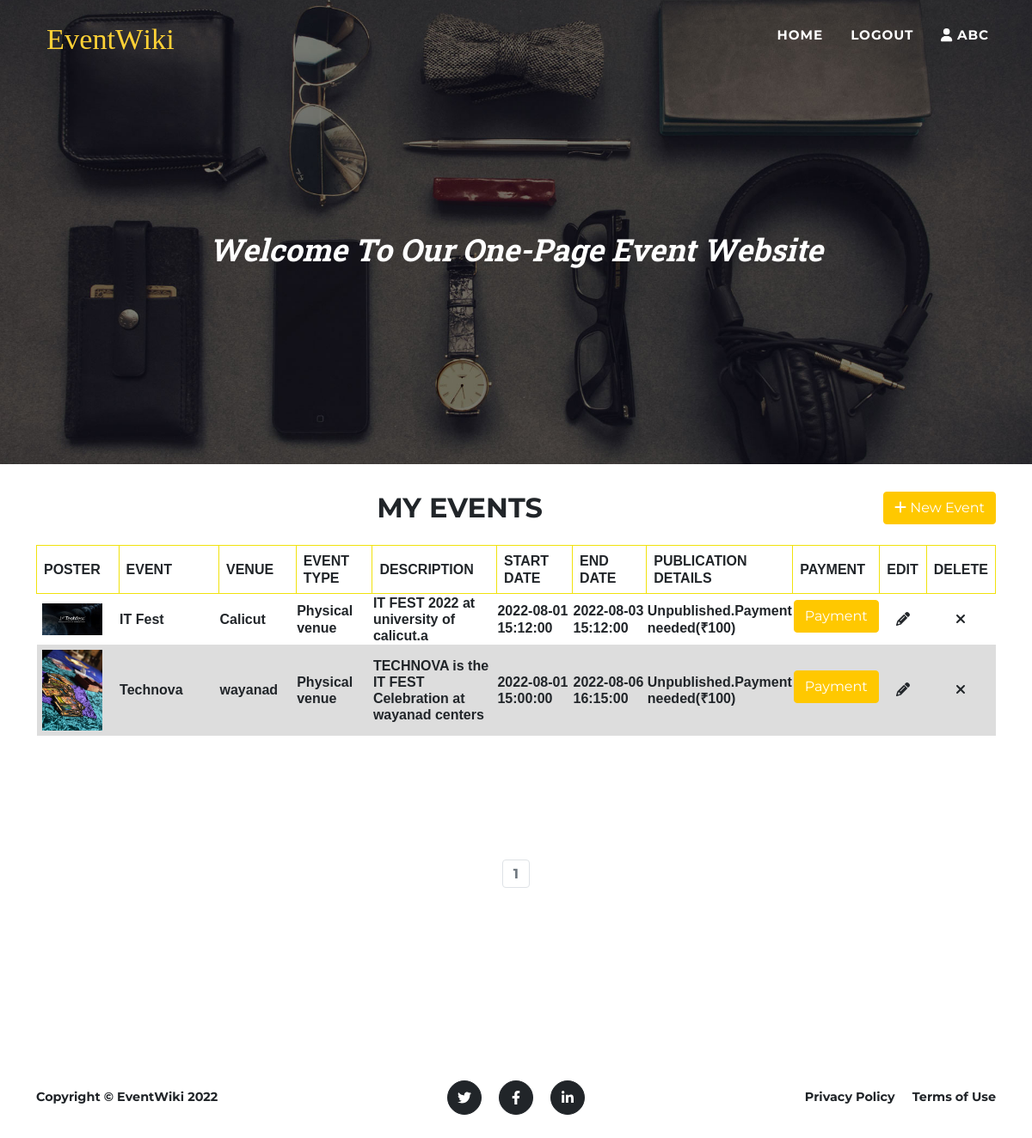
/events_list (signed in), run on the app's committed database.
### EventApp/models.py (models this page shows, shortened)
class clsEventDetails(models.Model):
    pk_event_id = models.BigAutoField(primary_key=True)
    fk_user = models.ForeignKey("clsUser", on_delete=models.CASCADE,related_name="clsEventDetails_clsUser_1")
    dat_event_start_date_time = models.DateTimeField()
    dat_event_end_date_time = models.DateTimeField()
    vhr_event_name = models.CharField(max_length=30,blank=True)
    vhr_event_venue = models.CharField(max_length=30,blank=True)
    vhr_event_description = models.TextField()
    vhr_event_file_upload = models.CharField(max_length=100,blank=True)
    dat_created_datetime = models.DateTimeField()
    int_event_location_type = models.IntegerField(default=1)
    int_if_paid = models.IntegerField(default=0)
    int_last_action = models.IntegerField(default=1)
    pass

### EventApp/views.py (the view)
# urls.py: path('events_list', views.events_list, name='events_list'),
def events_list(request):
    event_location_type = ['', 'Physical venue', 'Online', 'Recorded Events']
    database_items = clsEventDetails.objects.filter(~Q(int_last_action = 0),Q(fk_user_id = int(request.session['intLoginUserId'])))
    all_items_list = []
    date_output_format = '%Y-%m-%d %H:%M:%S'
    for each_item in database_items:
        all_items_dict = dict()
        all_items_dict['intPkEventId'] = each_item.pk_event_id
        all_items_dict['intFkUserId'] = each_item.fk_user_id
        all_items_dict['strEventStartDateTime'] = each_item.dat_event_start_date_time.strftime(date_output_format)
        all_items_dict['strEventEndDateTime'] = each_item.dat_event_end_date_time.strftime(date_output_format)
        all_items_dict['strEventName'] = each_item.vhr_event_name
        all_items_dict['strEventVenue'] = each_item.vhr_event_venue
        all_items_dict['strEventDescription'] = each_item.vhr_event_description.replace('\n','')
        all_items_dict['strEventPoster'] = each_item.vhr_event_file_upload
        all_items_dict['strCreatedDateTime'] = each_item.dat_created_datetime.strftime(date_output_format)
        all_items_dict['intLastAction'] = each_item.int_last_action
        all_items_dict['intIfPaid'] = each_item.int_if_paid
        all_items_dict['intEventLocation'] = each_item.int_event_location_type
        all_items_dict['strEventLocation'] = event_location_type[each_item.int_event_location_type]
        all_items_dict['strPublicationDetails'] = 'Unpublished.Payment needed(₹100)'
        if each_item.int_if_paid:
            all_items_dict['strPublicationDetails'] = 'Published'
        all_items_list.append(all_items_dict)
    events = ''
    nums = ''
    if len(all_items_list):
        p = Paginator(all_items_list, 3)
        page = request.GET.get('page')
        events = p.get_page(page)
        nums = "a" * events.paginator.num_pages
    return render(request, 'eventsList.html', {'lstAllItems': all_items_list, 'events': events, 'nums': nums})

### EventApp/templates/eventsList.html (shortened to what this page needs)
<!DOCTYPE html>
<html lang="en">
    {% load static %}
    <head>
        <link href={% static 'css/styles.css' %} rel="stylesheet" />
        <link rel="stylesheet" href="//cdn.jsdelivr.net/npm/alertifyjs@1.13.1/build/css/alertify.min.css"/>
    </head>
    <body id="page-top">
        <nav class="navbar navbar-expand-lg navbar-dark fixed-top" id="mainNav">
            <div class="container">
                <a class="navbar-brand" href="#page-top"><img src= {% static 'assets/img/navbar-logo.svg' %}  alt="..." /></a>
                <div class="collapse navbar-collapse" id="navbarResponsive">
                    <ul class="navbar-nav text-uppercase ms-auto py-4 py-lg-0">
                        <li class="nav-item"><a class="nav-link" href="{% url 'index' %}">Home</a></li>
                        <li class="nav-item"><a class="nav-link" href="{% url 'logout' %}">Logout</a></li>
                        {% if request.session.intLoginUserId %}
                        <li class="nav-item"><a class="nav-link" href=""><i class="fa fa-user"></i> {{request.session.strLoginUserName}}</a></li>
                        {% endif %}
                    </ul>
                </div>
            </div>
        </nav>
        <header class="masthead">
            <div class="container">
                <div class="masthead-subheading">Welcome To Our One-Page Event Website</div>
            </div>
        </header>
        <section class="page-section" id="about">
                <div class="container">
                    <div style="display: block; text-align: center;">
                    <div class="masthead-heading text-uppercase text-center" style="display: inline-block;"><h2>My Events</h2></div>
                    <div class="create-new-event-button">
                        <a class="btn btn-primary" href="{% url 'add_event' %}"><i class="fa fa-plus"></i> New Event</a>
                    </div>
                    </div>
                        <table style="width:100%">
                            <tr>
                                <th style="width:10%; text-transform:uppercase;">Poster</th>
                                <th style="width:15%; text-transform:uppercase;">Event</th>
                                <th style="width:10%; text-transform:uppercase ;">Venue</th>
                                <th style="width:10%; text-transform:uppercase;">Event Type</th>
                                <th style="width:15%; text-transform:uppercase">Description</th>
                                <th style="width:10%; text-transform:uppercase;">Start Date</th>
                                <th style="width:10%; text-transform:uppercase;">End Date</th>
                                <th style="width:10%; text-transform:uppercase;">Publication Details</th>
                                <th style="width:5%; text-transform:uppercase; ">Payment</th>
                                <th style="width:5%; text-transform:uppercase; ">Edit</th>
                                <th style="width:5%; text-transform:uppercase;">Delete</th>
                            </tr>
                            <tbody id = "tbyIdListAllEvents1">
                            {% for objEvents in events %}
                            <tr class = "trCls" id = "trId{{ objEvents.intPkEventId }}">
                                <td>
                                    <a target="_blank" href= "static/attachment/{{ objEvents.strEventPoster }}">
                                        <img class="thumbnail_poster" src="static/attachment/{{ objEvents.strEventPoster }}"/>
                                    </a>
                                </td>
                            <td id="tdIdSlNo{{ objEvents.intPkEventId }}">
                                {{objEvents.strEventName}}
                            </td>
                            <td id="id{{ objEvents.intPkEventId }}" >{{ objEvents.strEventVenue }}</td>
                            <td>{{ objEvents.strEventLocation }}</td>
                            <td>{{ objEvents.strEventDescription }}</td>
                            <td>{{ objEvents.strEventStartDateTime }}</td>
                            <td>{{ objEvents.strEventEndDateTime }}</td>
                            <td>{{ objEvents.strPublicationDetails }}</td>
                            <td>{% if objEvents.intIfPaid == 1 %}
                                Paid
                                {% else %}
                                <a class="btn btn-primary" onclick = "fnLoadPayment({{ objEvents.intPkEventId }})" id="btnIdPayment_{{ objEvents.intPkEventId }}" >Payment</a>
                                {% endif %}
                            </td>
                            <td class="edit" style="text-align: center;"><a href="#"  onclick="onEditIconClick({{ objEvents.intPkEventId }});" style="color: #212529;"><i class="fa  fa-pencil"></i></a></td>
                            <td class="delete" style="text-align: center;"><a href="#" onclick="onDeleteIconClick('{{ objEvents.intPkEventId }}', '{{ objEvents.strEventName }}', '{{ objEvents.intLastAction }}');" style="color: #212529;"><i class="fa fa-times"></i></a></td>
                            </tr>
                            {% endfor %}
                            </tbody>
                        </table>
                    <section>
                    <nav aria-label="Page navigation">
                      <ul class="pagination justify-content-center">
                          {% for i in nums %}
                          {% if events.number == forloop.counter %}
                          <li class="page-item disabled"><a class="page-link" href="?page={{ forloop.counter }}">{{ forloop.counter }}</a></li>
                          {% else %}
                          <li class="page-item"><a class="page-link" href="?page={{ forloop.counter }}">{{ forloop.counter }}</a></li>
                          {% endif %}
                          {% endfor %}
                      </ul>
                    </nav>
                    </section>
                </div>
        </section>
        <footer class="footer py-4">
            <div class="container">
                <div class="row align-items-center">
                    <div class="col-lg-4 text-lg-start">Copyright &copy; EventWiki 2022</div>
                    <div class="col-lg-4 my-3 my-lg-0">
                        <a class="btn btn-dark btn-social mx-2" href="#!" aria-label="Twitter"><i class="fab fa-twitter"></i></a>
                        <a class="btn btn-dark btn-social mx-2" href="#!" aria-label="Facebook"><i class="fab fa-facebook-f"></i></a>
                        <a class="btn btn-dark btn-social mx-2" href="#!" aria-label="LinkedIn"><i class="fab fa-linkedin-in"></i></a>
                    </div>
                    <div class="col-lg-4 text-lg-end">
                        <a class="link-dark text-decoration-none me-3" href="#!">Privacy Policy</a>
                        <a class="link-dark text-decoration-none" href="#!">Terms of Use</a>
                    </div>
                </div>
            </div>
        </footer>
    </body>
</html>

### EventApp/templates/eventsList.html (style rules this page uses)
table { font-family: arial, sans-serif; border-collapse: collapse; width: 100%; }
th, th { border: 1px solid #dddddd; text-align: left; padding: 8px; border-color: #f1e20d; }
tr:nth-child(even) { background-color: #dddddd; }
.thumbnail_poster { border-radius: 4px; padding: 5px; width: 80px; }

### data on the page
clsEventDetails: strEventPoster (picture), strEventName "IT Fest", strEventVenue "Calicut", strEventDescription "IT FEST 2022 at university of calicut.a"
clsEventDetails: strEventPoster (picture), strEventName "Technova", strEventVenue "wayanad", strEventDescription "TECHNOVA is the IT FEST Celebration at wayanad centers"

### other printed values
{{ request.session.strLoginUserName }} "ABC"
{{ objEvents.strEventLocation }} "Physical venue" "Physical venue"
{{ objEvents.strEventStartDateTime }} "2022-08-01 15:12:00" "2022-08-01 15:00:00"
{{ objEvents.strEventEndDateTime }} "2022-08-03 15:12:00" "2022-08-06 16:15:00"
{{ objEvents.strPublicationDetails }} "Unpublished.Payment needed(₹100)" "Unpublished.Payment needed(₹100)"
